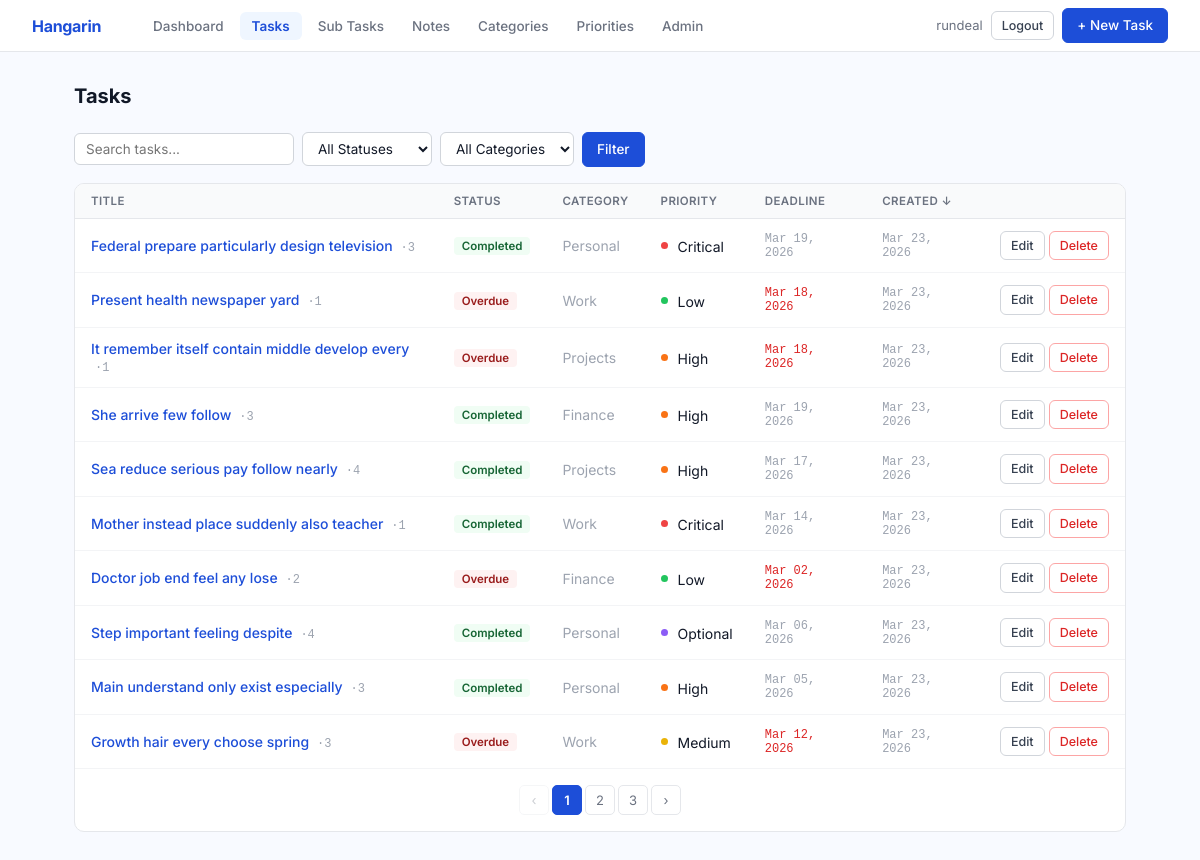
Page /tasks/ (signed in) on the committed database.
### tasks/models.py (models this page shows, shortened)
class BaseModel(models.Model):
    created_at = models.DateTimeField(auto_now_add=True)
    updated_at = models.DateTimeField(auto_now=True)
    class Meta:
        abstract = True

class Task(BaseModel):
    title = models.CharField(max_length=255)
    description = models.TextField(blank=True)
    deadline = models.DateTimeField(null=True, blank=True)
    status = models.CharField(
        max_length=50,
        choices=STATUS_CHOICES,
        default="Pending"
    )
    category = models.ForeignKey(Category, on_delete=models.SET_NULL, null=True, blank=True)
    priority = models.ForeignKey(Priority, on_delete=models.SET_NULL, null=True, blank=True)
    class Meta:
        ordering = ['-created_at']
    def is_overdue(self):
        if self.deadline and self.status != "Completed":
            return timezone.now() > self.deadline
        return False

class Category(BaseModel):
    name = models.CharField(max_length=100)
    class Meta:
        verbose_name = "Category"
        verbose_name_plural = "Categories"
        ordering = ['name']

class Priority(BaseModel):
    LEVEL_CHOICES = [
        ('critical', 'Critical'),
        ('high', 'High'),
        ('medium', 'Medium'),
        ('low', 'Low'),
        ('optional', 'Optional'),
    ]
    name = models.CharField(max_length=50, unique=True)
    level = models.CharField(max_length=20, choices=LEVEL_CHOICES, default='medium')
    class Meta:
        verbose_name = "Priority"
        verbose_name_plural = "Priorities"
        ordering = ['name']

### tasks/views.py (the view)
# urls.py: path('tasks/', views.task_list, name='task_list'),
@login_required
def task_list(request):
    qs = Task.objects.select_related('category', 'priority')
    query = request.GET.get('q', '')
    status_filter = request.GET.get('status', '')
    category_filter = request.GET.get('category', '')
    sort = request.GET.get('sort', '-created_at')
    if query:
        qs = qs.filter(
            Q(title__icontains=query) |
            Q(description__icontains=query) |
            Q(category__name__icontains=query)
        )
    if status_filter:
        qs = qs.filter(status=status_filter)
    if category_filter:
        qs = qs.filter(category__id=category_filter)
    valid_sorts = ['title', '-title', 'created_at', '-created_at', 'deadline', '-deadline', 'status', '-status']
    if sort in valid_sorts:
        qs = qs.order_by(sort)
    paginator = Paginator(qs, 10)
    try:
        tasks = paginator.page(request.GET.get('page', 1))
    except Exception:
        tasks = paginator.page(1)
    context = {
        'tasks': tasks,
        'categories': Category.objects.all(),
        'query': query,
        'status_filter': status_filter,
        'category_filter': category_filter,
        'sort': sort,
        'status_choices': [("Pending", "Pending"), ("In Progress", "In Progress"), ("Completed", "Completed")],
    }
    return render(request, 'tasks/task_list.html', context)

### tasks/templates/tasks/task_list.html (shortened to what this page needs)
{% extends "tasks/base.html" %}
{% block nav_actions %}
  <a href="{% url 'task_create' %}" class="btn btn-blue">+ New Task</a>
{% endblock %}
{% block content %}
<div class="page-header">
  <h1>Tasks</h1>
</div>
<form method="get" class="filter-bar">
  <input type="text" name="q" value="{{ query }}" placeholder="Search tasks...">
  <select name="status">
    <option value="">All Statuses</option>
  </select>
  <select name="category">
    <option value="">All Categories</option>
  </select>
  <button type="submit" class="btn btn-blue">Filter</button>
</form>
<div class="table-card">
  <table>
    <thead>
      <tr>
        <th><a href="?q={{ query }}&status={{ status_filter }}&category={{ category_filter }}&sort={% if sort == 'title' %}-title{% else %}title{% endif %}">Title {% if sort == 'title' %}↑{% elif sort == '-title' %}↓{% endif %}</a></th>
        <th><a href="?q={{ query }}&status={{ status_filter }}&category={{ category_filter }}&sort={% if sort == 'status' %}-status{% else %}status{% endif %}">Status {% if sort == 'status' %}↑{% elif sort == '-status' %}↓{% endif %}</a></th>
        <th>Category</th>
        <th>Priority</th>
        <th><a href="?q={{ query }}&status={{ status_filter }}&category={{ category_filter }}&sort={% if sort == 'deadline' %}-deadline{% else %}deadline{% endif %}">Deadline {% if sort == 'deadline' %}↑{% elif sort == '-deadline' %}↓{% endif %}</a></th>
        <th><a href="?q={{ query }}&status={{ status_filter }}&category={{ category_filter }}&sort={% if sort == 'created_at' %}-created_at{% else %}created_at{% endif %}">Created {% if sort == 'created_at' %}↑{% elif sort == '-created_at' %}↓{% endif %}</a></th>
        <th></th>
      </tr>
    </thead>
    <tbody>
      {% for task in tasks %}
      <tr>
        <td>
          <a href="{% url 'task_detail' task.pk %}" style="color: #1d4ed8; text-decoration: none; font-weight: 500;">{{ task.title }}</a>
          {% if task.subtasks.count %}
            <span class="mono text-muted" style="margin-left: 4px;">·{{ task.subtasks.count }}</span>
          {% endif %}
        </td>
        <td>
          {% if task.is_overdue %}<span class="badge badge-overdue">Overdue</span>
          {% elif task.status == "Completed" %}<span class="badge badge-completed">Completed</span>
          {% elif task.status == "In Progress" %}<span class="badge badge-progress">In Progress</span>
          {% else %}<span class="badge badge-pending">Pending</span>{% endif %}
        </td>
        <td class="text-muted">{{ task.category.name|default:"—" }}</td>
        <td>
          {% if task.priority %}<span style="display:inline-flex;align-items:center;gap:5px;"><span class="dot dot-{{ task.priority.level }}"></span>{{ task.priority.name }}</span>
          {% else %}<span class="text-muted">—</span>{% endif %}
        </td>
        <td class="mono" style="color: {% if task.is_overdue %}#dc2626{% else %}#9ca3af{% endif %};">
          {% if task.deadline %}{{ task.deadline|date:"M d, Y" }}{% else %}—{% endif %}
        </td>
        <td class="mono text-muted">{{ task.created_at|date:"M d, Y" }}</td>
        <td>
          <div style="display: flex; gap: 4px;">
            <a href="{% url 'task_update' task.pk %}" class="btn btn-white btn-sm">Edit</a>
            <a href="{% url 'task_delete' task.pk %}" class="btn btn-red btn-sm">Delete</a>
          </div>
        </td>
      </tr>
      {% endfor %}
    </tbody>
  </table>
  {% if tasks.has_other_pages %}
  <div class="pagination">
    {% if tasks.has_previous %}
      <a class="pg" href="?q={{ query }}&status={{ status_filter }}&category={{ category_filter }}&sort={{ sort }}&page={{ tasks.previous_page_number }}">‹</a>
    {% else %}
      <span class="pg disabled">‹</span>
    {% endif %}
    {% for i in tasks.paginator.page_range %}
      {% if tasks.number == i %}
        <span class="pg active">{{ i }}</span>
      {% elif i > tasks.number|add:"-3" and i < tasks.number|add:"3" %}
        <a class="pg" href="?q={{ query }}&status={{ status_filter }}&category={{ category_filter }}&sort={{ sort }}&page={{ i }}">{{ i }}</a>
      {% endif %}
    {% endfor %}
    {% if tasks.has_next %}
      <a class="pg" href="?q={{ query }}&status={{ status_filter }}&category={{ category_filter }}&sort={{ sort }}&page={{ tasks.next_page_number }}">›</a>
    {% else %}
      <span class="pg disabled">›</span>
    {% endif %}
  </div>
  {% endif %}
</div>
{% endblock %}

### tasks/templates/tasks/base.html (shortened to what this page needs)
{% load static %}
{% load pwa %}
<!DOCTYPE html>
<html lang="en">
<head>
</head>
<body>
  <nav class="navbar">
    <a href="{% url 'dashboard' %}" class="navbar-brand">Hangarin</a>
    <div class="navbar-links">
      <a href="{% url 'dashboard' %}" class="nav-item {% if request.resolver_match.url_name == 'dashboard' %}active{% endif %}">Dashboard</a>
      <a href="{% url 'task_list' %}" class="nav-item {% if 'task' in request.resolver_match.url_name %}active{% endif %}">Tasks</a>
      <a href="{% url 'subtask_list' %}" class="nav-item {% if 'subtask' in request.resolver_match.url_name %}active{% endif %}">Sub Tasks</a>
      <a href="{% url 'note_list' %}" class="nav-item {% if 'note' in request.resolver_match.url_name %}active{% endif %}">Notes</a>
      <a href="{% url 'category_list' %}" class="nav-item {% if 'category' in request.resolver_match.url_name %}active{% endif %}">Categories</a>
      <a href="{% url 'priority_list' %}" class="nav-item {% if 'priority' in request.resolver_match.url_name %}active{% endif %}">Priorities</a>
      <a href="/admin/" class="nav-item">Admin</a>
    </div>
    <div class="navbar-right">
      {% if request.user.is_authenticated %}
        <span style="font-size: 13px; color: #6b7280;">{{ request.user.username }}</span>
        <a href="{% url 'account_logout' %}" class="btn btn-white btn-sm">Logout</a>
      {% endif %}
      {% block nav_actions %}{% endblock %}
    </div>
  </nav>
  <div class="page">
    {% block content %}{% endblock %}
  </div>
</body>
</html>

### tasks/templates/tasks/base.html (style rules this page uses)
* { box-sizing: border-box; margin: 0; padding: 0; }
body { font-family: 'Inter', sans-serif; background: #f8faff; color: #111827; font-size: 14px; min-height: 100vh; }
.navbar { background: #fff; border-bottom: 1px solid #e5e7eb; height: 52px; display: flex; align-items: center; padding: 0 32px; gap: 32px; position: sticky; top: 0; z-index: 100; }
.navbar-brand { font-size: 16px; font-weight: 700; color: #1d4ed8; text-decoration: none; letter-spacing: -0.3px; margin-right: 8px; }
.navbar-links { display: flex; gap: 4px; flex: 1; }
.nav-item { padding: 6px 12px; border-radius: 6px; color: #6b7280; text-decoration: none; font-size: 13.5px; font-weight: 500; transition: all 0.12s; }
.nav-item.active { background: #eff6ff; color: #1d4ed8; font-weight: 600; }
.navbar-right { display: flex; align-items: center; gap: 8px; }
.page { max-width: 1100px; margin: 0 auto; padding: 32px 24px; }
.page-header { display: flex; align-items: center; justify-content: space-between; margin-bottom: 24px; }
.page-header h1 { font-size: 20px; font-weight: 700; color: #111827; }
.btn { display: inline-flex; align-items: center; gap: 5px; padding: 7px 14px; border-radius: 6px; font-family: 'Inter', sans-serif; font-size: 13.5px; font-weight: 500; border: 1px solid transparent; cursor: pointer; text-decoration: none; transition: all 0.12s; white-space: nowrap; line-height: 1.4; }
.btn-blue { background: #1d4ed8; color: #fff; border-color: #1d4ed8; }
.btn-white { background: #fff; color: #374151; border-color: #d1d5db; }
.btn-red { background: #fff; color: #dc2626; border-color: #fca5a5; }
.btn-sm { padding: 5px 10px; font-size: 12.5px; }
.table-card { background: #fff; border: 1px solid #e5e7eb; border-radius: 10px; overflow: hidden; }
.table-card table { width: 100%; border-collapse: collapse; }
.table-card thead th { padding: 10px 16px; text-align: left; font-size: 11.5px; font-weight: 600; color: #6b7280; background: #f9fafb; border-bottom: 1px solid #e5e7eb; text-transform: uppercase; letter-spacing: 0.4px; white-space: nowrap; }
.table-card thead th a { color: #6b7280; text-decoration: none; }
.table-card tbody tr { border-bottom: 1px solid #f3f4f6; transition: background 0.1s; }
.table-card tbody tr:last-child { border-bottom: none; }
.table-card tbody td { padding: 12px 16px; vertical-align: middle; }
.filter-bar { display: flex; gap: 8px; flex-wrap: wrap; align-items: center; margin-bottom: 16px; }
.filter-bar input, .filter-bar select { background: #fff; border: 1px solid #d1d5db; border-radius: 6px; padding: 7px 11px; font-family: 'Inter', sans-serif; font-size: 13.5px; color: #111827; transition: border-color 0.12s; }
.filter-bar input { min-width: 220px; }
.filter-bar select { min-width: 130px; }
.badge { display: inline-block; padding: 2px 8px; border-radius: 4px; font-size: 11.5px; font-weight: 600; }
.badge-completed { background: #f0fdf4; color: #166534; }
.badge-overdue { background: #fef2f2; color: #991b1b; }
.dot { display: inline-block; width: 7px; height: 7px; border-radius: 50%; margin-right: 5px; vertical-align: middle; position: relative; top: -1px; flex-shrink: 0; }
.dot-critical { background: #ef4444; }
.dot-high { background: #f97316; }
.dot-medium { background: #eab308; }
.dot-low { background: #22c55e; }
.dot-optional { background: #8b5cf6; }
.pagination { display: flex; align-items: center; gap: 3px; justify-content: center; padding: 16px; border-top: 1px solid #f3f4f6; }
.pg { display: inline-flex; align-items: center; justify-content: center; min-width: 30px; height: 30px; padding: 0 5px; border-radius: 5px; border: 1px solid #e5e7eb; background: #fff; color: #6b7280; text-decoration: none; font-size: 13px; transition: all 0.12s; }
.pg.active { background: #1d4ed8; border-color: #1d4ed8; color: #fff; font-weight: 600; }
.pg.disabled { opacity: 0.35; pointer-events: none; }
.text-muted { color: #9ca3af; }
.mono { font-family: 'Courier New', monospace; font-size: 12px; }

### rows in the picture
Task: title "Federal prepare particularly design television", subtasks.count "3", status "Completed", category.name "Personal", priority.name "Critical", deadline "Mar 19, 2026", created_at "Mar 23, 2026"
Task: title "Present health newspaper yard", subtasks.count "1", status "Overdue", category.name "Work", priority.name "Low", deadline "Mar 18, 2026", created_at "Mar 23, 2026"
Task: title "It remember itself contain middle develop every", subtasks.count "1", status "Overdue", category.name "Projects", priority.name "High", deadline "Mar 18, 2026", created_at "Mar 23, 2026"
Task: title "She arrive few follow", subtasks.count "3", status "Completed", category.name "Finance", priority.name "High", deadline "Mar 19, 2026", created_at "Mar 23, 2026"
Task: title "Sea reduce serious pay follow nearly", subtasks.count "4", status "Completed", category.name "Projects", priority.name "High", deadline "Mar 17, 2026", created_at "Mar 23, 2026"
Task: title "Mother instead place suddenly also teacher", subtasks.count "1", status "Completed", category.name "Work", priority.name "Critical", deadline "Mar 14, 2026", created_at "Mar 23, 2026"
Task: title "Doctor job end feel any lose", subtasks.count "2", status "Overdue", category.name "Finance", priority.name "Low", deadline "Mar 02, 2026", created_at "Mar 23, 2026"
Task: title "Step important feeling despite", subtasks.count "4", status "Completed", category.name "Personal", priority.name "Optional", deadline "Mar 06, 2026", created_at "Mar 23, 2026"
Task: title "Main understand only exist especially", subtasks.count "3", status "Completed", category.name "Personal", priority.name "High", deadline "Mar 05, 2026", created_at "Mar 23, 2026"
Task: title "Growth hair every choose spring", subtasks.count "3", status "Overdue", category.name "Work", priority.name "Medium", deadline "Mar 12, 2026", created_at "Mar 23, 2026"

### other values in the picture
{{ request.user.username }} "rundeal"
{{ i }} "1"
{{ i }} "2" "3"
